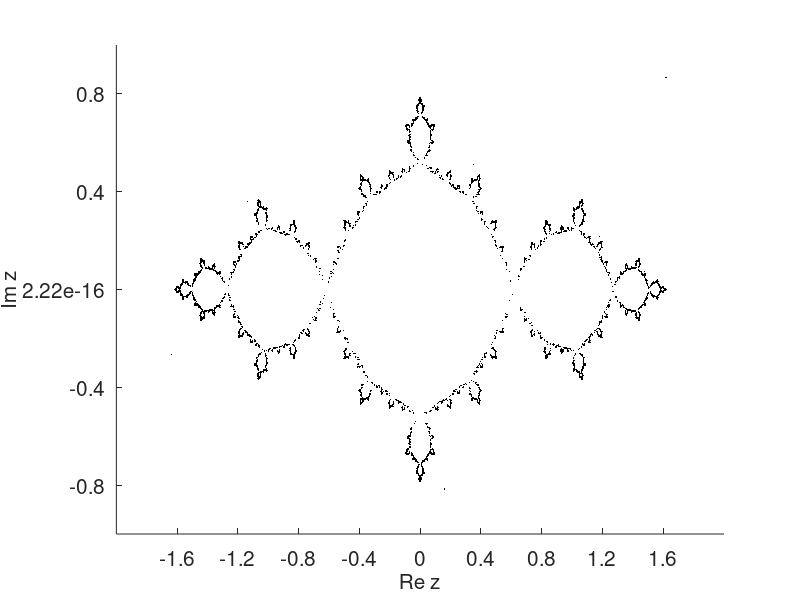

Here is the MATLAB script that generated this plot:
clear
k=15; 
niter=2^k;
x=zeros(1,niter);y=zeros(1,niter);
x1=zeros(1,niter);y1=zeros(1,niter);
a=-1;b=0;
x(1)=real(0.5+sqrt(.25-(a+1i*b)));
y(1)=imag(0.5+sqrt(.25-(1+1i*b)));
hold on
for n=1:niter
    x1=x(n); y1=y(n);
    u=sqrt((x1-a)^2+(y1-b)^2)/2;v=(x1-a)/2;
    u1=sqrt(u+v);v1=sqrt(u-v);
    x(n+1)=u1;y(n+1)=v1;
    if y(n)<b
        y(n+1)=-y(n+1);
    end
    if rand <.5
        x(n+1)=-u1;y(n+1)=-y(n+1);
    end
end
fsize=15;
plot(x,y,'k.','MarkerSize',1)
set(gca,'XTick',-1.6:0.4:1.6,'FontSize',fsize)
set(gca,'Ytick',-1.2:0.4:1.2,'FontSize',fsize)
xlabel('Re z', 'Fontsize',fsize)
ylabel('Im z','Fontsize',fsize)
hold off